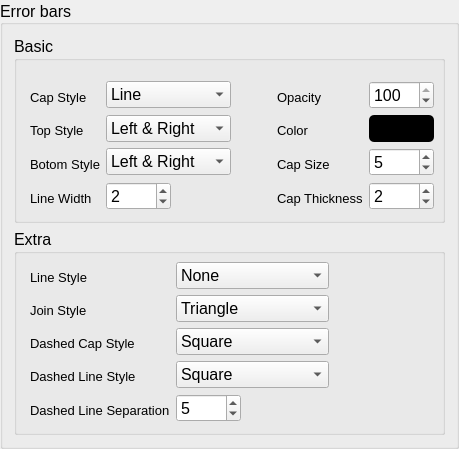
            <widget class="QGroupBox" name="groupBox_4">
             <property name="sizePolicy">
              <sizepolicy hsizetype="Minimum" vsizetype="Fixed">
               <horstretch>0</horstretch>
               <verstretch>0</verstretch>
              </sizepolicy>
             </property>
             <property name="font">
              <font>
               <pointsize>12</pointsize>
              </font>
             </property>
             <property name="title">
              <string>Error bars</string>
             </property>
             <property name="alignment">
              <set>Qt::AlignLeading|Qt::AlignLeft|Qt::AlignVCenter</set>
             </property>
             <layout class="QVBoxLayout" name="verticalLayout_14">
              <item>
               <widget class="QGroupBox" name="pg_2_errorbar_basic_settings">
                <property name="title">
                 <string>Basic</string>
                </property>
                <layout class="QGridLayout" name="gridLayout_22">
                 <property name="leftMargin">
                  <number>13</number>
                 </property>
                 <property name="topMargin">
                  <number>20</number>
                 </property>
                 <property name="rightMargin">
                  <number>8</number>
                 </property>
                 <property name="bottomMargin">
                  <number>10</number>
                 </property>
                 <item row="1" column="2">
                  <spacer name="pg_2_errorbar_horizontalSpacer_1">
                   <property name="orientation">
                    <enum>Qt::Horizontal</enum>
                   </property>
                   <property name="sizeHint" stdset="0">
                    <size>
                     <width>40</width>
                     <height>20</height>
                    </size>
                   </property>
                  </spacer>
                 </item>
                 <item row="5" column="1">
                  <widget class="QComboBox" name="pg_2_error_bar_botom_style_combobox">
                   <item>
                    <property name="text">
                     <string>Left &amp; Right</string>
                    </property>
                   </item>
                   <item>
                    <property name="text">
                     <string>Left</string>
                    </property>
                   </item>
                   <item>
                    <property name="text">
                     <string>Right</string>
                    </property>
                   </item>
                  </widget>
                 </item>
                 <item row="1" column="1">
                  <widget class="QComboBox" name="pg_2_error_bar_top_thickness_combobox">
                   <item>
                    <property name="text">
                     <string>Left &amp; Right</string>
                    </property>
                   </item>
                   <item>
                    <property name="text">
                     <string>Left</string>
                    </property>
                   </item>
                   <item>
                    <property name="text">
                     <string>Right</string>
                    </property>
                   </item>
                  </widget>
                 </item>
                 <item row="0" column="3">
                  <widget class="QLabel" name="pg_2_error_bar_opacity_label">
                   <property name="minimumSize">
                    <size>
                     <width>0</width>
                     <height>20</height>
                    </size>
                   </property>
                   <property name="maximumSize">
                    <size>
                     <width>16777215</width>
                     <height>10</height>
                    </size>
                   </property>
                   <property name="font">
                    <font>
                     <pointsize>10</pointsize>
                    </font>
                   </property>
                   <property name="text">
                    <string>Opacity</string>
                   </property>
                   <property name="alignment">
                    <set>Qt::AlignLeading|Qt::AlignLeft|Qt::AlignTop</set>
                   </property>
                  </widget>
                 </item>
                 <item row="5" column="0">
                  <widget class="QLabel" name="pg_2_error_bar_botom_style_label">
                   <property name="minimumSize">
                    <size>
                     <width>0</width>
                     <height>20</height>
                    </size>
                   </property>
                   <property name="maximumSize">
                    <size>
                     <width>16777215</width>
                     <height>10</height>
                    </size>
                   </property>
                   <property name="font">
                    <font>
                     <pointsize>10</pointsize>
                    </font>
                   </property>
                   <property name="text">
                    <string>Botom Style</string>
                   </property>
                   <property name="alignment">
                    <set>Qt::AlignLeading|Qt::AlignLeft|Qt::AlignTop</set>
                   </property>
                  </widget>
                 </item>
                 <item row="0" column="4">
                  <widget class="QSpinBox" name="pg_2_error_bar_opacity_spinBox">
                   <property name="maximumSize">
                    <size>
                     <width>65</width>
                     <height>16777215</height>
                    </size>
                   </property>
                   <property name="minimum">
                    <number>0</number>
                   </property>
                   <property name="maximum">
                    <number>100</number>
                   </property>
                   <property name="value">
                    <number>100</number>
                   </property>
                  </widget>
                 </item>
                 <item row="8" column="1">
                  <widget class="QSpinBox" name="pg_2_error_bar_line_width_spinbox">
                   <property name="maximumSize">
                    <size>
                     <width>65</width>
                     <height>16777215</height>
                    </size>
                   </property>
                   <property name="minimum">
                    <number>1</number>
                   </property>
                   <property name="maximum">
                    <number>100</number>
                   </property>
                   <property name="value">
                    <number>2</number>
                   </property>
                  </widget>
                 </item>
                 <item row="8" column="0">
                  <widget class="QLabel" name="pg_2_error_bar_line_width_label">
                   <property name="minimumSize">
                    <size>
                     <width>0</width>
                     <height>20</height>
                    </size>
                   </property>
                   <property name="maximumSize">
                    <size>
                     <width>16777215</width>
                     <height>10</height>
                    </size>
                   </property>
                   <property name="font">
                    <font>
                     <pointsize>10</pointsize>
                    </font>
                   </property>
                   <property name="text">
                    <string>Line Width</string>
                   </property>
                   <property name="alignment">
                    <set>Qt::AlignLeading|Qt::AlignLeft|Qt::AlignTop</set>
                   </property>
                  </widget>
                 </item>
                 <item row="8" column="3">
                  <widget class="QLabel" name="pg_2_error_bar_cap_thickness_label">
                   <property name="minimumSize">
                    <size>
                     <width>0</width>
                     <height>20</height>
                    </size>
                   </property>
                   <property name="maximumSize">
                    <size>
                     <width>16777215</width>
                     <height>10</height>
                    </size>
                   </property>
                   <property name="font">
                    <font>
                     <pointsize>10</pointsize>
                    </font>
                   </property>
                   <property name="text">
                    <string>Cap Thickness</string>
                   </property>
                   <property name="alignment">
                    <set>Qt::AlignLeading|Qt::AlignLeft|Qt::AlignTop</set>
                   </property>
                  </widget>
                 </item>
                 <item row="1" column="4">
                  <widget class="QPushButton" name="pg_2_error_bar_color_button">
                   <property name="sizePolicy">
                    <sizepolicy hsizetype="Minimum" vsizetype="Minimum">
                     <horstretch>0</horstretch>
                     <verstretch>0</verstretch>
                    </sizepolicy>
                   </property>
                   <property name="styleSheet">
                    <string notr="true">background-color: rgb(0, 0, 0);
border-radius: 5px;</string>
                   </property>
                   <property name="text">
                    <string/>
                   </property>
                  </widget>
                 </item>
                 <item row="5" column="3">
                  <widget class="QLabel" name="pg_2_error_bar_cap_size_label">
                   <property name="minimumSize">
                    <size>
                     <width>0</width>
                     <height>20</height>
                    </size>
                   </property>
                   <property name="maximumSize">
                    <size>
                     <width>16777215</width>
                     <height>10</height>
                    </size>
                   </property>
                   <property name="font">
                    <font>
                     <pointsize>10</pointsize>
                    </font>
                   </property>
                   <property name="text">
                    <string>Cap Size</string>
                   </property>
                   <property name="alignment">
                    <set>Qt::AlignLeading|Qt::AlignLeft|Qt::AlignTop</set>
                   </property>
                  </widget>
                 </item>
                 <item row="1" column="0">
                  <widget class="QLabel" name="pg_2_error_bar_top_thickness_label">
                   <property name="minimumSize">
                    <size>
                     <width>0</width>
                     <height>20</height>
                    </size>
                   </property>
                   <property name="maximumSize">
                    <size>
                     <width>16777215</width>
                     <height>10</height>
                    </size>
                   </property>
                   <property name="font">
                    <font>
                     <pointsize>10</pointsize>
                    </font>
                   </property>
                   <property name="text">
                    <string>Top Style</string>
                   </property>
                   <property name="alignment">
                    <set>Qt::AlignLeading|Qt::AlignLeft|Qt::AlignTop</set>
                   </property>
                  </widget>
                 </item>
                 <item row="0" column="1">
                  <widget class="QComboBox" name="pg_2_error_bar_cap_thickness_combobox">
                   <property name="minimumSize">
                    <size>
                     <width>80</width>
                     <height>0</height>
                    </size>
                   </property>
                   <item>
                    <property name="text">
                     <string>Line</string>
                    </property>
                   </item>
                   <item>
                    <property name="text">
                     <string>Line &amp; Edges</string>
                    </property>
                   </item>
                  </widget>
                 </item>
                 <item row="5" column="4">
                  <widget class="QSpinBox" name="pg_2_error_bar_cap_size_spinBox">
                   <property name="maximumSize">
                    <size>
                     <width>65</width>
                     <height>16777215</height>
                    </size>
                   </property>
                   <property name="minimum">
                    <number>0</number>
                   </property>
                   <property name="maximum">
                    <number>10000</number>
                   </property>
                   <property name="value">
                    <number>5</number>
                   </property>
                  </widget>
                 </item>
                 <item row="8" column="4">
                  <widget class="QSpinBox" name="pg_2_error_bar_cap_thickness_spinBox">
                   <property name="maximumSize">
                    <size>
                     <width>65</width>
                     <height>16777215</height>
                    </size>
                   </property>
                   <property name="minimum">
                    <number>0</number>
                   </property>
                   <property name="maximum">
                    <number>10000</number>
                   </property>
                   <property name="value">
                    <number>2</number>
                   </property>
                  </widget>
                 </item>
                 <item row="1" column="3">
                  <widget class="QLabel" name="pg_2_error_bar_color_label">
                   <property name="minimumSize">
                    <size>
                     <width>0</width>
                     <height>20</height>
                    </size>
                   </property>
                   <property name="maximumSize">
                    <size>
                     <width>16777215</width>
                     <height>10</height>
                    </size>
                   </property>
                   <property name="font">
                    <font>
                     <pointsize>10</pointsize>
                    </font>
                   </property>
                   <property name="text">
                    <string>Color</string>
                   </property>
                   <property name="alignment">
                    <set>Qt::AlignLeading|Qt::AlignLeft|Qt::AlignTop</set>
                   </property>
                  </widget>
                 </item>
                 <item row="0" column="0">
                  <widget class="QLabel" name="pg_2_error_bar_cap_style_label">
                   <property name="minimumSize">
                    <size>
                     <width>0</width>
                     <height>20</height>
                    </size>
                   </property>
                   <property name="maximumSize">
                    <size>
                     <width>16777215</width>
                     <height>10</height>
                    </size>
                   </property>
                   <property name="font">
                    <font>
                     <pointsize>10</pointsize>
                    </font>
                   </property>
                   <property name="text">
                    <string>Cap Style</string>
                   </property>
                   <property name="alignment">
                    <set>Qt::AlignLeading|Qt::AlignLeft|Qt::AlignTop</set>
                   </property>
                  </widget>
                 </item>
                </layout>
               </widget>
              </item>
              <item>
               <widget class="QGroupBox" name="pg_2_errorbar_extra_settings">
                <property name="title">
                 <string>Extra</string>
                </property>
                <layout class="QGridLayout" name="gridLayout_23">
                 <property name="leftMargin">
                  <number>13</number>
                 </property>
                 <property name="topMargin">
                  <number>8</number>
                 </property>
                 <property name="rightMargin">
                  <number>8</number>
                 </property>
                 <property name="bottomMargin">
                  <number>10</number>
                 </property>
                 <item row="6" column="1">
                  <widget class="QComboBox" name="pg_2_errorbar_dashed_line_style_combobox">
                   <property name="sizePolicy">
                    <sizepolicy hsizetype="Preferred" vsizetype="Minimum">
                     <horstretch>0</horstretch>
                     <verstretch>0</verstretch>
                    </sizepolicy>
                   </property>
                   <item>
                    <property name="text">
                     <string>Square</string>
                    </property>
                   </item>
                   <item>
                    <property name="text">
                     <string>Round</string>
                    </property>
                   </item>
                   <item>
                    <property name="text">
                     <string>E. Square</string>
                    </property>
                   </item>
                  </widget>
                 </item>
                 <item row="7" column="0">
                  <widget class="QLabel" name="pg_2_errorbar_dashed_line_separation_label">
                   <property name="minimumSize">
                    <size>
                     <width>0</width>
                     <height>20</height>
                    </size>
                   </property>
                   <property name="maximumSize">
                    <size>
                     <width>16777215</width>
                     <height>10</height>
                    </size>
                   </property>
                   <property name="font">
                    <font>
                     <pointsize>10</pointsize>
                    </font>
                   </property>
                   <property name="text">
                    <string>Dashed Line Separation</string>
                   </property>
                   <property name="alignment">
                    <set>Qt::AlignLeading|Qt::AlignLeft|Qt::AlignTop</set>
                   </property>
                  </widget>
                 </item>
                 <item row="7" column="1">
                  <widget class="QSpinBox" name="pg_2_errorbar_dashed_line_separation_combobox">
                   <property name="maximumSize">
                    <size>
                     <width>65</width>
                     <height>16777215</height>
                    </size>
                   </property>
                   <property name="minimum">
                    <number>1</number>
                   </property>
                   <property name="maximum">
                    <number>10000</number>
                   </property>
                   <property name="value">
                    <number>5</number>
                   </property>
                  </widget>
                 </item>
                 <item row="1" column="0">
                  <widget class="QLabel" name="pg_2_errorbar_join_style_label">
                   <property name="minimumSize">
                    <size>
                     <width>0</width>
                     <height>20</height>
                    </size>
                   </property>
                   <property name="maximumSize">
                    <size>
                     <width>16777215</width>
                     <height>10</height>
                    </size>
                   </property>
                   <property name="font">
                    <font>
                     <pointsize>10</pointsize>
                    </font>
                   </property>
                   <property name="text">
                    <string>Join Style</string>
                   </property>
                   <property name="alignment">
                    <set>Qt::AlignLeading|Qt::AlignLeft|Qt::AlignTop</set>
                   </property>
                  </widget>
                 </item>
                 <item row="1" column="1">
                  <widget class="QComboBox" name="pg_2_errorbar_join_style_combobox">
                   <property name="sizePolicy">
                    <sizepolicy hsizetype="Preferred" vsizetype="Minimum">
                     <horstretch>0</horstretch>
                     <verstretch>0</verstretch>
                    </sizepolicy>
                   </property>
                   <item>
                    <property name="text">
                     <string>Triangle</string>
                    </property>
                   </item>
                   <item>
                    <property name="text">
                     <string>Round</string>
                    </property>
                   </item>
                   <item>
                    <property name="text">
                     <string>Bevel</string>
                    </property>
                   </item>
                  </widget>
                 </item>
                 <item row="5" column="0">
                  <widget class="QLabel" name="pg_2_errorbar_dashed_cap_style_label">
                   <property name="minimumSize">
                    <size>
                     <width>0</width>
                     <height>20</height>
                    </size>
                   </property>
                   <property name="maximumSize">
                    <size>
                     <width>16777215</width>
                     <height>10</height>
                    </size>
                   </property>
                   <property name="font">
                    <font>
                     <pointsize>10</pointsize>
                    </font>
                   </property>
                   <property name="text">
                    <string>Dashed Cap Style</string>
                   </property>
                   <property name="alignment">
                    <set>Qt::AlignLeading|Qt::AlignLeft|Qt::AlignTop</set>
                   </property>
                  </widget>
                 </item>
                 <item row="0" column="1">
                  <widget class="QComboBox" name="pg_2_errorbar_line_style_combobox">
                   <property name="sizePolicy">
                    <sizepolicy hsizetype="Preferred" vsizetype="Minimum">
                     <horstretch>0</horstretch>
                     <verstretch>0</verstretch>
                    </sizepolicy>
                   </property>
                   <property name="minimumSize">
                    <size>
                     <width>80</width>
                     <height>0</height>
                    </size>
                   </property>
                   <item>
                    <property name="text">
                     <string>None</string>
                    </property>
                   </item>
                   <item>
                    <property name="text">
                     <string>-</string>
                    </property>
                   </item>
                   <item>
                    <property name="text">
                     <string>--</string>
                    </property>
                   </item>
                   <item>
                    <property name="text">
                     <string>-.</string>
                    </property>
                   </item>
                   <item>
                    <property name="text">
                     <string>:</string>
                    </property>
                   </item>
                   <item>
                    <property name="text">
                     <string>...</string>
                    </property>
                   </item>
                  </widget>
                 </item>
                 <item row="5" column="1">
                  <widget class="QComboBox" name="pg_2_errorbar_dashed_cap_style_combobox">
                   <property name="sizePolicy">
                    <sizepolicy hsizetype="Preferred" vsizetype="Minimum">
                     <horstretch>0</horstretch>
                     <verstretch>0</verstretch>
                    </sizepolicy>
                   </property>
                   <item>
                    <property name="text">
                     <string>Square</string>
                    </property>
                   </item>
                   <item>
                    <property name="text">
                     <string>Round</string>
                    </property>
                   </item>
                   <item>
                    <property name="text">
                     <string>Extended Square</string>
                    </property>
                   </item>
                  </widget>
                 </item>
                 <item row="6" column="0">
                  <widget class="QLabel" name="pg_2_errorbar_dashed_line_style_label">
                   <property name="minimumSize">
                    <size>
                     <width>0</width>
                     <height>20</height>
                    </size>
                   </property>
                   <property name="maximumSize">
                    <size>
                     <width>16777215</width>
                     <height>10</height>
                    </size>
                   </property>
                   <property name="font">
                    <font>
                     <pointsize>10</pointsize>
                    </font>
                   </property>
                   <property name="text">
                    <string>Dashed Line Style</string>
                   </property>
                   <property name="alignment">
                    <set>Qt::AlignLeading|Qt::AlignLeft|Qt::AlignTop</set>
                   </property>
                  </widget>
                 </item>
                 <item row="0" column="0">
                  <widget class="QLabel" name="pg_2_errorbar_line_style_label">
                   <property name="minimumSize">
                    <size>
                     <width>0</width>
                     <height>20</height>
                    </size>
                   </property>
                   <property name="maximumSize">
                    <size>
                     <width>16777215</width>
                     <height>10</height>
                    </size>
                   </property>
                   <property name="font">
                    <font>
                     <pointsize>10</pointsize>
                    </font>
                   </property>
                   <property name="text">
                    <string>Line Style</string>
                   </property>
                   <property name="alignment">
                    <set>Qt::AlignLeading|Qt::AlignLeft|Qt::AlignTop</set>
                   </property>
                  </widget>
                 </item>
                 <item row="1" column="2">
                  <spacer name="pg_2_horizontalSpacer_6">
                   <property name="orientation">
                    <enum>Qt::Horizontal</enum>
                   </property>
                   <property name="sizeHint" stdset="0">
                    <size>
                     <width>7</width>
                     <height>3</height>
                    </size>
                   </property>
                  </spacer>
                 </item>
                </layout>
               </widget>
              </item>
             </layout>
            </widget>
